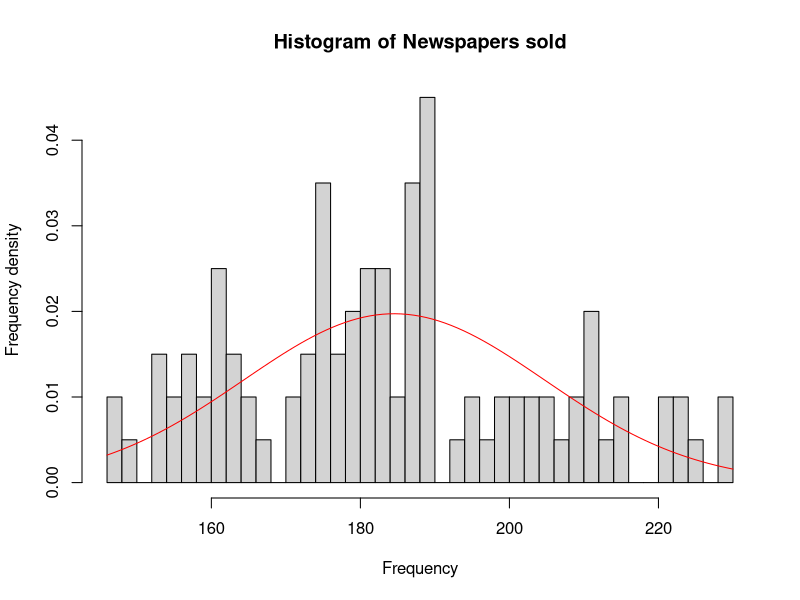
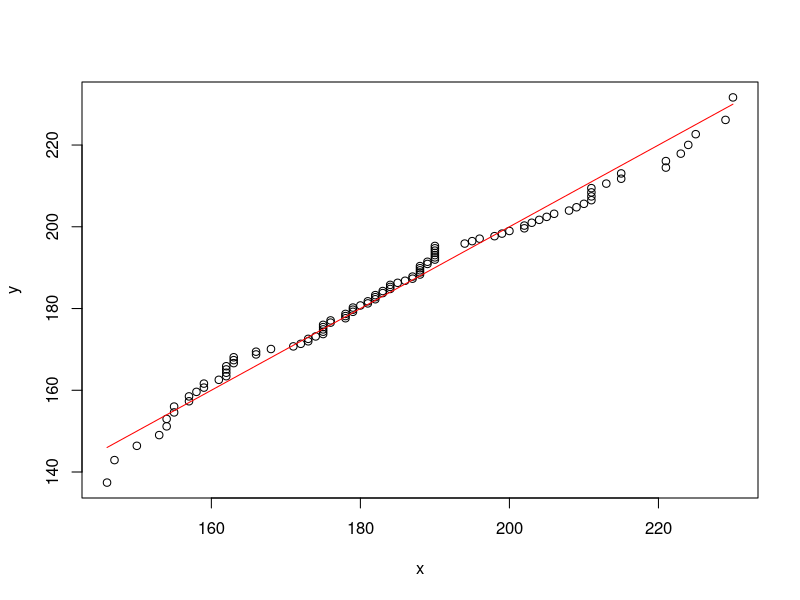
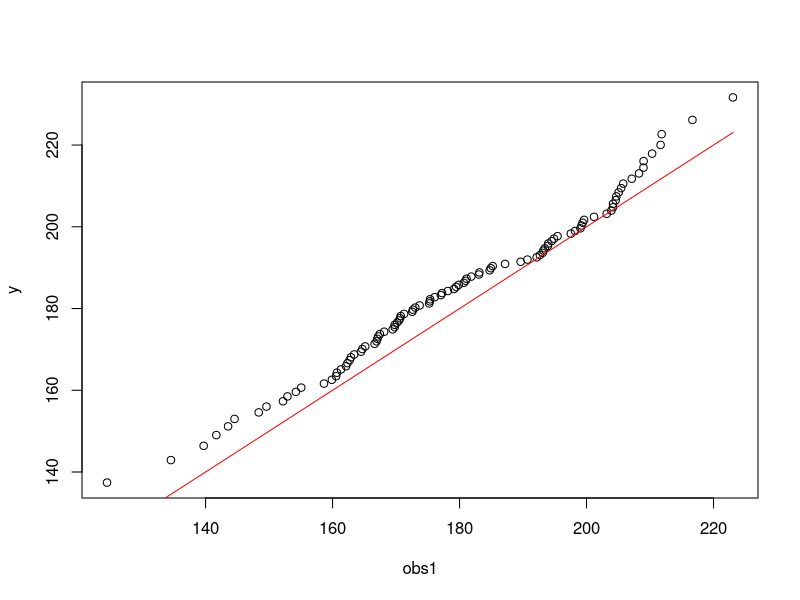
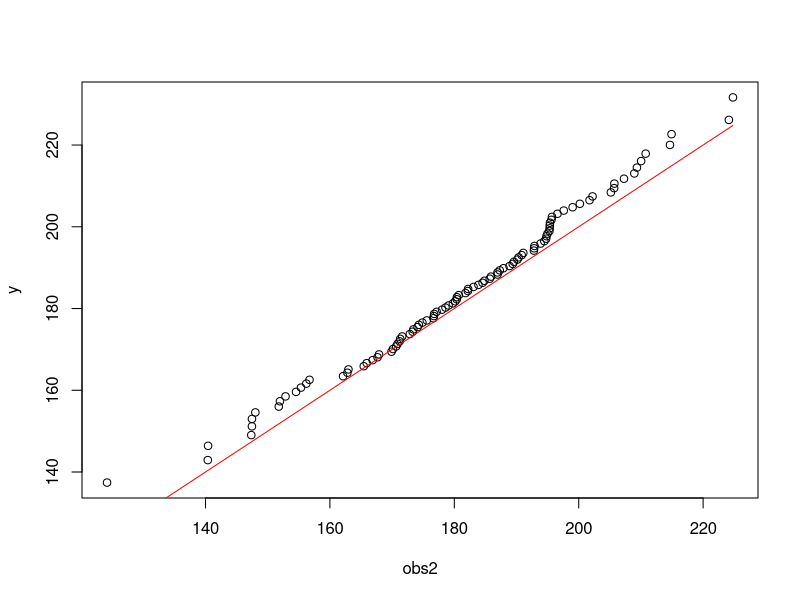
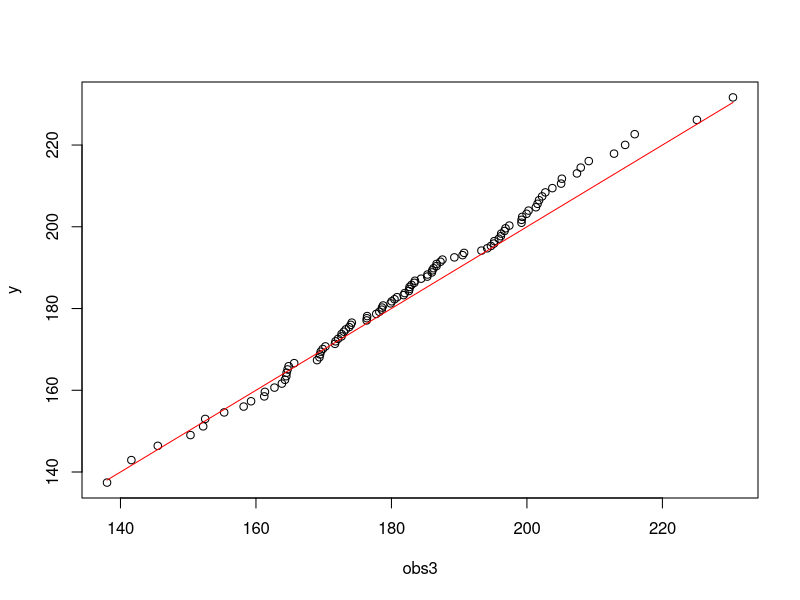
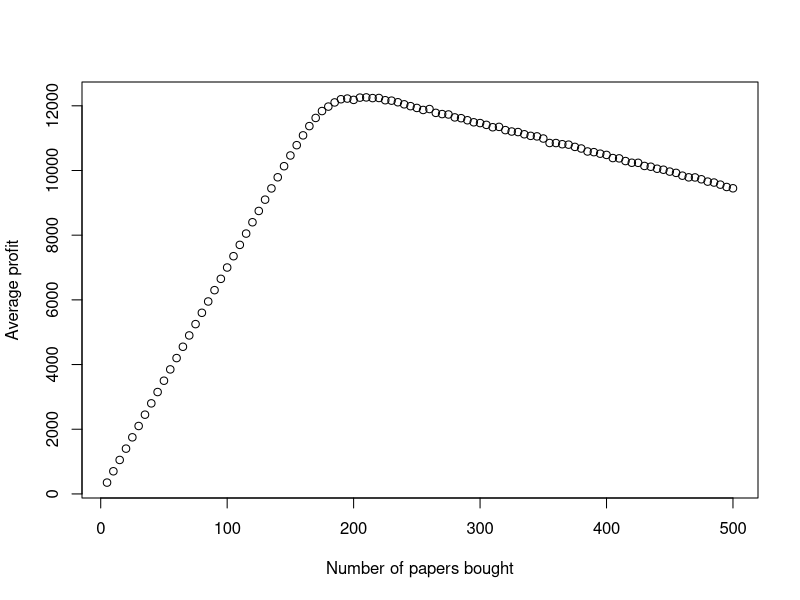

These charts were generated, in order, by the following R code:
## ---- chunk 1
knitr::opts_chunk$set(echo = TRUE)
## ---- chunk 2
npsold =
 c(158, 196, 182, 190, 179, 162, 153, 179, 190, 194,
   229, 204, 175, 211, 188, 163, 224, 150, 187, 155,
   200, 185, 173, 202, 172, 184, 190, 189, 175, 190,
   175, 190, 154, 162, 176, 202, 190, 211, 188, 211,
   209, 189, 168, 178, 176, 188, 157, 188, 178, 161,
   179, 162, 188, 187, 195, 215, 162, 171, 184, 208,
   221, 190, 166, 159, 198, 163, 174, 183, 186, 180,
   159, 213, 163, 210, 205, 157, 225, 211, 166, 155,
   147, 175, 182, 215, 230, 181, 203, 184, 206, 178,
   221, 173, 183, 175, 146, 199, 182, 154, 181, 223)
## ---- chunk 3
# npsold not included to keep the code clean
mu = sum(npsold)/length(npsold)
m2 = sum(npsold^2)/length(npsold)
sigma = sqrt(m2 - mu^2)
hist(npsold, breaks = 40, xlab = "Frequency", ylab = "Frequency density", main = "Histogram of Newspapers sold", prob = TRUE)
curve(dnorm(x, mu, sigma), add = TRUE, col = "red")
## ---- chunk 4
x= sort(npsold)
i = c(1:100)
y = qnorm(i/101, mu, sigma)
plot(x,y)
curve(x^1, add = TRUE, col = "red")


obs1 = sort(rnorm(100, mu, sigma))
plot(obs1, y)
curve(x^1, add = TRUE, col = "red")
obs2 = sort(rnorm(100, mu, sigma))
plot(obs2, y)
curve(x^1, add = TRUE, col = "red")
obs3 = sort(rnorm(100, mu, sigma))
plot(obs3, y)
curve(x^1, add = TRUE, col = "red")
## ---- chunk 5
# i
cost = function(n){
  if((0 <= n) && (n <= 200)){
    return(n * 30)
  } 
  else if(n > 200){
    return(4000 + n * 10)
  }
}


# ii
profit = function(n, d){
  return (100*(if(d > n) n else d) - cost(n))
}

# iii
averageProfit = function(n, mu, sigma, nreps){
  d = rnorm(nreps, mu, sigma)
  prof = sapply(d, function(d) profit(n, d))
  return (mean(prof))
}

# Tests
test_1 = cost(100) # Expected output of 0.3 * 100 = 30
test_2 = profit(100, 50) # Expected output of 50 - 30 = 20
## ---- chunk 6
n = 100
avg = numeric(n)
for(i in 1:n){
  avg[i] = averageProfit(5*i, mu, sigma, 10^4)
}
plot(seq(from = 5, to = 5*n, by = 5), avg, xlab = "Number of papers bought", ylab = "Average profit")
